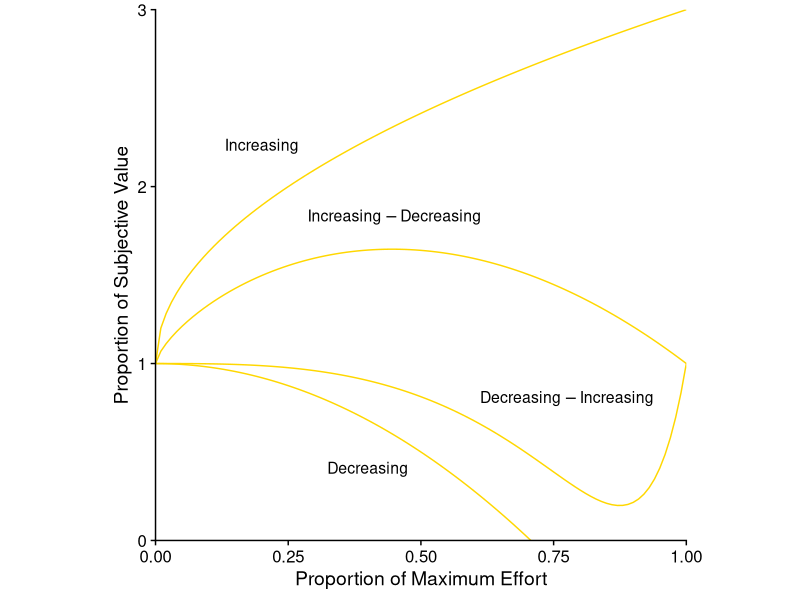

Write R code to recreate this figure. (Note: this script raises an error after producing the figure.)
# Title: Generating theory plots for the effort and value study
# Author: Przemyslaw Marcowski, PhD
# Email: p.marcowski@gmail.com
# Date: 2023-06-05
# Copyright (c) 2023 Przemyslaw Marcowski

# This code is licensed under the MIT license found in the
# LICENSE file in the root directory of this source tree.

# Load packages
library(tidyverse)
library(patchwork)

# Define colors for plotting
colors <- c(
  "#708C98FF", "#A73030FF", "#15983DFF",
  "#0C5BB0FF", "#FEC10BFF", "#3B3B3BFF"
)

# Experiment 1 ------------------------------------------------------------

mod_plot <- 
  bind_rows(
    tibble(eval = 1, par1 = 0, par2 = 2, par3 = 0, par4 = 2, par5 = 0, lab = "Decreasing"),
    tibble(eval = 2, par1 = -2, par2 = 0, par3 = .5, par4 = 0, par5 = 1, lab = "Increasing"),
    tibble(eval = 3, par1 = -3, par2 = 3, par3 = 15, par4 = 3, par5 = .5, lab = "Decreasing-Increasing"),
    tibble(eval = 4, par1 = 3.5, par2 = -3.5, par3 = 2, par4 = .7, par5 = .5, lab = "Increasing-Decreasing")
  ) %>%
  left_join(tibble(E = seq(0, 1, .01)), by = character()) %>%
  mutate(
    across(eval, factor, levels = c(1, 2, 3, 4)),
    sv = 1 * (1 - (par5 * (par1 * E^par3) + (1 - par5) * (par2 * E^par4)))
  ) %>%
  ggplot(aes(x = E, y = sv, group = eval)) +
  geom_line(color = "gold") +
  geom_text(
    data = . %>% group_by(eval) %>% slice(1), 
    aes(label = lab), x = c(.4, .2, .775, .45), y = c(.4, 2.225, .8, 1.825), 
    color = "black", size = 4, parse = TRUE
  ) +
  labs(
    x = "Proportion of Maximum Effort", 
    y = "Proportion of Subjective Value") +
  scale_linetype_discrete(labels = c(
    "1" = "Decreasing", 
    "2" = "Increasing",
    "3" = "Decreasing-Increasing", 
    "4" = "Increasing-Decreasing"
  )) +
  coord_cartesian(ylim = c(0, 3), expand = FALSE) +
  cowplot::theme_cowplot() +
  theme(
    aspect.ratio = 1, 
    legend.position = "none", 
    legend.text.align = 0
  )

mod_plot
cowplot::ggsave2("output/plots/", "model.pdf", mod_plot, width = 3, height = 3, scale = 1.2)
